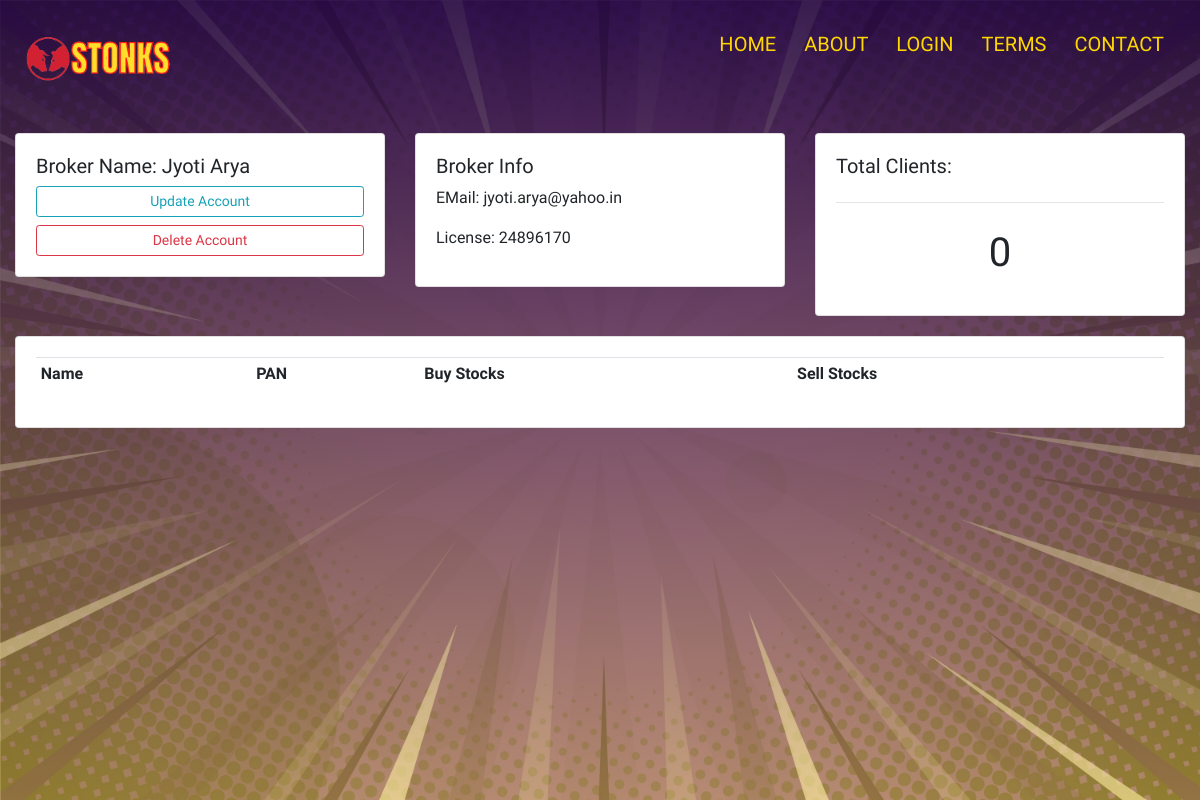
Screenshot of /broker/4/ with the database file from the repository.
### accounts/models.py (models this page shows, shortened)
class Broker(models.Model):
    BID = models.CharField(max_length = 12)
    Name = models.CharField(max_length = 50)
    Email = models.EmailField(null = True)
    License = models.CharField(max_length = 14)
    data_created  = models.DateTimeField(auto_now_add = True)

### accounts/views.py (the view)
# urls.py: path('broker/<str:ID>/', views.broker, name='broker'),
def broker(request, ID):
    broker = Broker.objects.get(id = ID)
    clients = broker.client_broker_set.all()
    cnt_cli = broker.client_broker_set.all().count()
    context = {'broker': broker, 'clients': clients, "cnt_cli": cnt_cli}
    return render(request, 'accounts/broker.html', context)

### accounts/templates/accounts/broker.html (shortened to what this page needs)
{% load static %}
<!DOCTYPE html>
<html>
<head>
	<link rel="stylesheet" href="https://stackpath.bootstrapcdn.com/bootstrap/4.3.1/css/bootstrap.min.css">
    <link rel="stylesheet" type="text/css" href="{% static '/css/client.css' %}">
</head>
<body>
    <section class="header">
	<nav>
        <a href="{% url 'home' %}"><img src="{% static '/images/03.png' %}"></a>
        <div class="nav-links">
            <ul>
                <li> <a href="{% url 'home' %}">HOME</a></li>
                <li> <a href="{% url 'about' %}">ABOUT</a></li>
                <li> <a href="{% url 'login' %}">LOGIN</a></li>
                <li> <a href="{% url 'terms' %}">TERMS</a></li>
                <li> <a href="{% url 'contact' %}">CONTACT</a></li>
            </ul>
        </div>
    </nav>
	<div class="container-fluid">
        <br>
        <div class="row">
            <div class="col-md">
                <div class="card card-body">
                    <h5>Broker Name: {{broker.Name}}</h5>
                    <a class="btn btn-outline-info  btn-sm btn-block" href="">Update Account</a>
                    <a class="btn btn-outline-danger  btn-sm btn-block" href="">Delete Account</a>
                </div>
            </div>
            <div class="col-md">
                <div class="card card-body">
                    <h5>Broker Info</h5>
                    <p>EMail: {{broker.Email}}</p>
                    <p>License: {{broker.License}}</p>
                </div>
            </div>
            <div class="col-md">
                <div class="card card-body">
                    <h5>Total Clients:</h5>
                    <hr>
                    <h1 style="text-align: center;padding: 10px">{{cnt_cli}}</h1>
                </div>
            </div>
        </div>
        <div class="row">
            <div class="col-md">
                <div class="card card-body">
                    <table class="table table-sm">
                        <tr>
                            <th>Name</th>
                            <th>PAN</th>
                            <th>Buy Stocks</th>
                            <th>Sell Stocks</th>
                        </tr>
                    </table>
                </div>
            </div>
        </div>
    </div>
    </section>
</body>
</html>

### static/css/client.css (style rules this page uses)
* { margin: 0; padding: 0; font-family: 'Maven Pro', sans-serif; }
nav { display: flex; padding: 1% 2%; justify-content: space-between; align-items: center; }
nav img { width: 150px; }
.nav-links ul li { list-style: none; display: inline-block; padding: 8px 12px; position: relative; }
.nav-links ul li a { color: gold; text-decoration: none; font-size: 20px; }
.nav-links ul li::after { content: ''; width: 0%; height: 4px; background:orangered; display: block; margin: auto; transition: 0.2s; }
.row { padding-bottom: 20px; }

### rows the page displays
Broker: Name "Jyoti Arya", Email "jyoti.arya@yahoo.in", License "24896170"

### other values shown
{{ cnt_cli }} "0"
